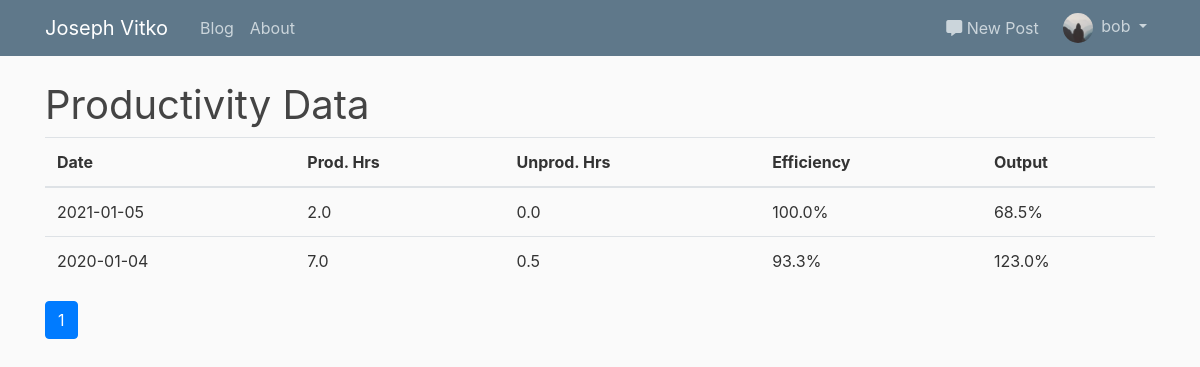
/admin/productivity_data (signed in), run on an earlier commit of the app's database.
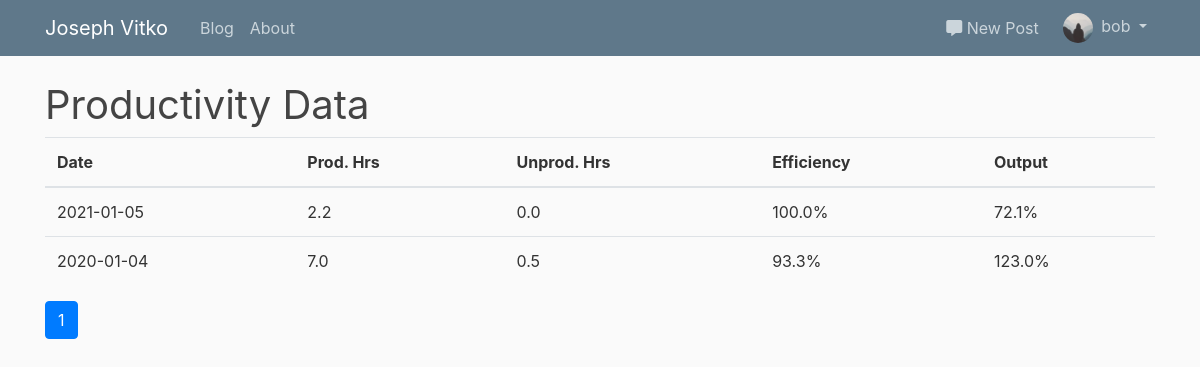
And on a later commit of the database.
### flaskblog/productivity_data/models.py (models this page shows, shortened)
class ProductivityData(db.Model):
    id = db.Column(db.Integer, primary_key=True)
    date = db.Column(db.Date, nullable=False)
    hours_prod = db.Column(db.Float, nullable=False)  # productive hours represented as a float
    hours_dist = db.Column(db.Float, nullable=False)  # unproductive hours represented as a float
    hours_total = db.column_property(hours_prod + hours_dist)
    def efficiency(self):
        return self.hours_prod / self.hours_total
    def output(self):
        return math.sqrt((self.hours_prod / 4.32) * self.efficiency())

### flaskblog/admin/routes.py (the view)
@admin.route('/admin/productivity_data')
@admin_permission.require(http_exception=403)
def getproductivitydata():
    p_data = ProductivityData.query.order_by(ProductivityData.date.desc()).paginate(per_page=28)
    page = request.args.get('page', 1, type=int)
    return render_template('admin_productivitydata_dashboard.html', data=p_data, page=page, page_context='admin.getproductivitydata')

### flaskblog/models.py (called while the page is built)
@login_manager.user_loader
def load_user(user_id):
    return User.query.get(int(user_id))

### flaskblog/templates/admin_productivitydata_dashboard.html
{% extends "layout_admin.html" %}
{% block midsection %}
    <h1>Productivity Data</h1>
    <table class="table">
        <thead>
            <tr>
                <th>Date</th>
                <th>Prod. Hrs</th>
                <th>Unprod. Hrs</th>
                <th>Efficiency</th>
                <th>Output</th>
            </tr>
        </thead>
        <tbody>
            {% for datum in data.items %}
                <tr>
                    <td>{{ datum.date }}</td>
                    <td>{{ "%.1f"|format(datum.hours_prod) }}</td>
                    <td>{{ "%.1f"|format(datum.hours_dist) }}</td>
                    <td>{{ "%.1f"|format(datum.efficiency() * 100) }}%</td>
                    <td>{{ "%.1f"|format(datum.output() * 100) }}%</td>
                </tr>
            {% endfor %}
        </tbody>
    </table>
    {% for page_num in data.iter_pages(left_edge=1, right_edge=1, left_current=1, right_current=2) %}
        {% if page_num %}
            {% if data.page == page_num %}
                <a class="btn btn-primary mb-4" href="{{ url_for(page_context, page=page_num) }}">{{ page_num }}</a>
            {% else %}
                <a class="btn btn-outline-info mb-4" href="{{ url_for(page_context, page=page_num) }}">{{ page_num }}</a>
            {% endif %}
        {% else %}
        ...
        {% endif %}
    {% endfor %}
{% endblock midsection %}

What changed in the data, as far as the page shows it:
changed ProductivityData (number 1 of 2 on the later page): hours_prod "2.0" → "2.2"; datum.output()*100 "68.5" → "72.1"
